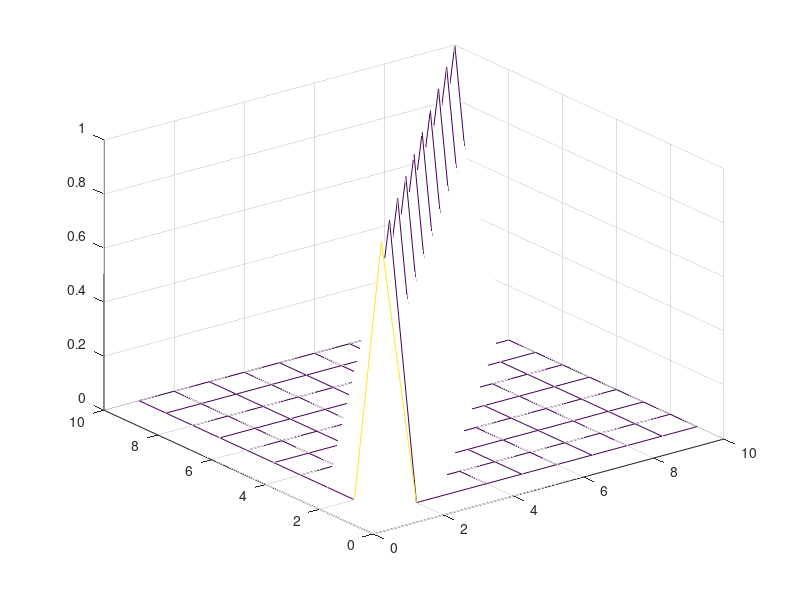
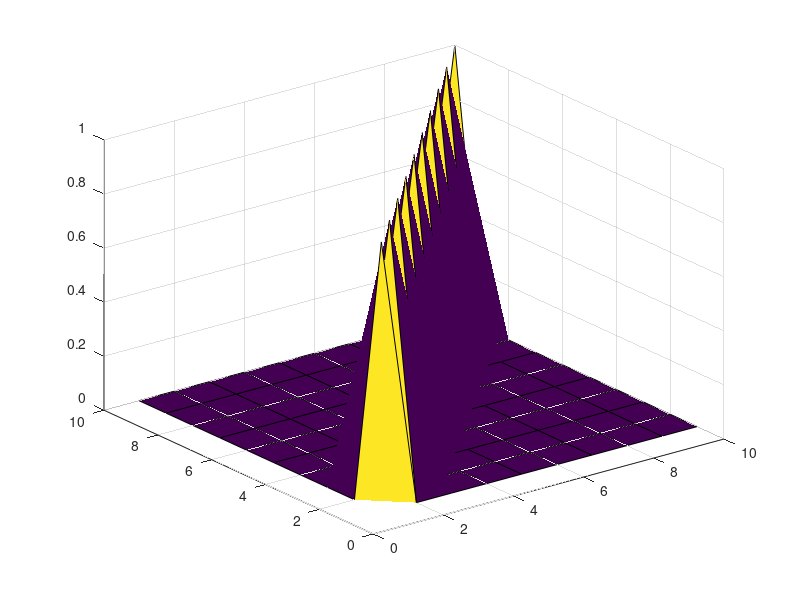

The MATLAB script that drew these images, in order:
%% The mesh command creates a surface curve.
%% The eye(m) command creates a unit matrix of size m x m.
clear all;
clc;
figure(1)
mesh(eye(10));
grid on;
figure (2)
surf(eye(10));
